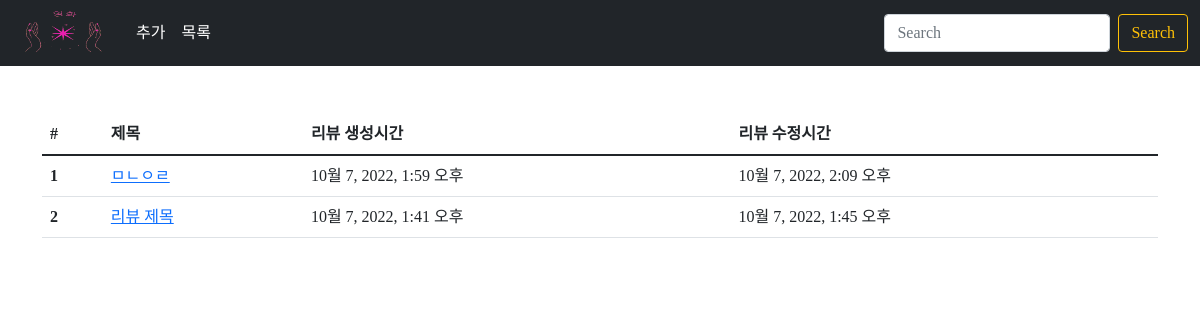
The page /reviews/ on the database as committed earlier.
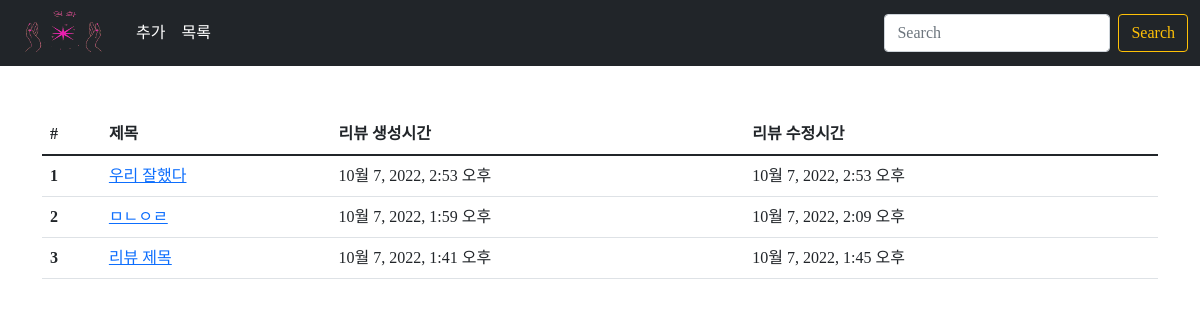
The same page on the database as committed later.
### reviews/models.py (models this page shows)
class Review(models.Model):
    title = models.CharField(max_length=80)
    content = models.TextField()
    movie_name = models.CharField(max_length=80)
    grade = models.IntegerField()
    created_at = models.DateTimeField(auto_now_add=True)
    updated_at = models.DateTimeField(auto_now=True)

### reviews/views.py (the view)
# urls.py: path("", views.index, name="index"),
def index(request):
    reviews = Review.objects.all().order_by("-pk")
    cnt = 1
    reviews_list = []
    for i in reviews:
        reviews_list.append(
            {
                "num": cnt,
                "title": i.title,
                "pk": i.id,
                "created_at": i.created_at,
                "updated_at": i.updated_at,
            }
        )
        cnt += 1
    context = {
        "reviews": reviews_list,
    }
    return render(request, "reviews/index.html", context)

### reviews/templates/reviews/index.html
{% extends 'base.html' %}
{% block body %}
  <table class="table mt-5">
    <thead>
      <tr>
        <th scope="col">#</th>
        <th scope="col">제목</th>
        <th scope="col">리뷰 생성시간</th>
        <th scope="col">리뷰 수정시간</th>
      </tr>
    </thead>
    <tbody>
      {% for review in reviews %}
        <tr>
          <th scope="row">{{review.num}}</th>
          <td>
            <a href="{%url 'reviews:detail' review.pk%}">{{review.title}}</a>
          </td>
          <td>{{review.created_at}}</td>
          <td>{{review.updated_at}}</td>
        </tr>
      {% endfor %}
    </tbody>
  </table>
{% endblock %}

### templates/base.html (shortened to what this page needs)
<!DOCTYPE html>
<html lang="ko">
  <head>
    {% load static %}
    <link rel="stylesheet" type="text/css" href="{% static 'bootstrap.min.css' %}">
    <link rel="stylesheet" type="text/css" href="{% static 'CSS/style.css' %}">
  </head>
  <body>
    <nav class="navbar navbar-expand-lg bg-dark">
      <div class="container-fluid">
        <img src="{% static 'images/movie_logo_1.png' %}" style="width: 100px; height:50px;" alt="">
        <div class="collapse navbar-collapse" id="navbarSupportedContent">
          <ul class="navbar-nav me-auto mb-2 mb-lg-0 ms-3">
            <li class="nav-item">
              <a class="nav-link active" style="color:white;" href="{% url 'reviews:new'%}">추가</a>
            </li>
            <li class="nav-item">
              <a class="nav-link" style="color:white;" href="{% url 'reviews:index' %}">목록</a>
            </li>
        </ul>
        <form class="d-flex" action="{% url 'reviews:search'%}">
          <input class="form-control me-2" type="search" placeholder="Search" name="search" aria-label="Search">
          <button class="btn btn-outline-warning" type="submit">Search</button>
        </form>
      </div>
    </div>
  </nav>
  <div class="container">
    {% block body %}{% endblock body %}
  </div>
</body>
</html>

### static/CSS/style.css (style rules this page uses)
body { font-family: '-KITA-Regular'; }

Rows that differ between the two databases and show on the page:
added Review: title "우리 잘했다", created_at "10월 7, 2022, 2:53 오후", updated_at "10월 7, 2022, 2:53 오후"
Other text that changed with them:
new list line: "1"
new list line: "2"
new list line: "ㅁㄴㅇㄹ 10월 7, 2022, 1:59 오후 10월 7, 2022, 2:09 오후"
new list line: "3"
new list line: "리뷰 제목 10월 7, 2022, 1:41 오후 10월 7, 2022, 1:45 오후"
list line gone: "1"
list line gone: "ㅁㄴㅇㄹ 10월 7, 2022, 1:59 오후 10월 7, 2022, 2:09 오후"
list line gone: "2"
list line gone: "리뷰 제목 10월 7, 2022, 1:41 오후 10월 7, 2022, 1:45 오후"
